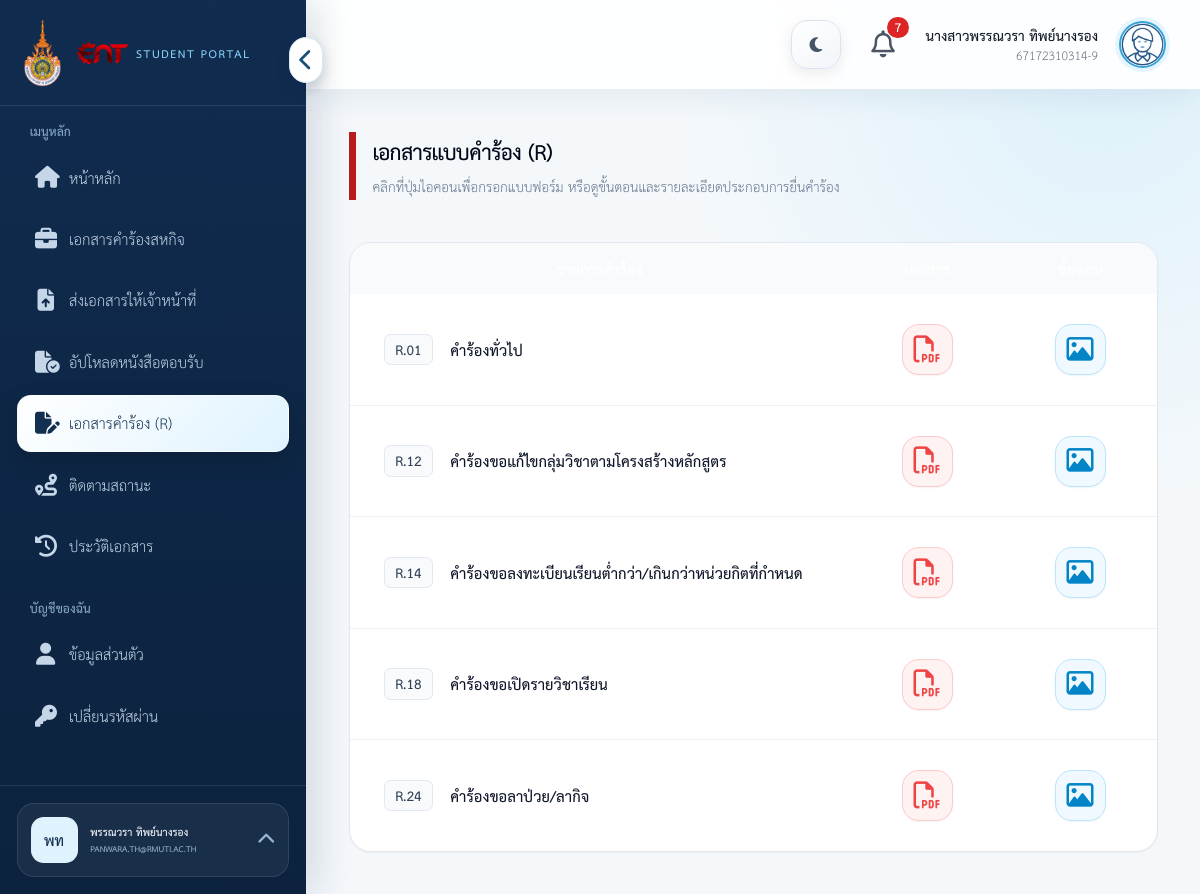
/student/documents.php (signed in), run on the app's committed database.
### tables this page shows
CREATE TABLE `student` (
  `student_id` int(11) NOT NULL AUTO_INCREMENT,
  `user_id` int(11) NOT NULL,
  `student_number` varchar(50) NOT NULL,
  `prefix_id` int(11) DEFAULT NULL,
  `firstname` varchar(100) NOT NULL,
  `lastname` varchar(100) NOT NULL,
  `group_id` int(11) DEFAULT NULL,
  PRIMARY KEY (`student_id`),
  UNIQUE KEY `user_id` (`user_id`),
  UNIQUE KEY `student_number` (`student_number`),
  KEY `fk_student_prefix` (`prefix_id`),
  KEY `fk_student_group` (`group_id`),
  CONSTRAINT `fk_student_group` FOREIGN KEY (`group_id`) REFERENCES `group_class` (`group_id`) ON DELETE SET NULL ON UPDATE CASCADE,
  CONSTRAINT `fk_student_prefix` FOREIGN KEY (`prefix_id`) REFERENCES `prefixes` (`prefix_id`) ON DELETE SET NULL ON UPDATE CASCADE,
  CONSTRAINT `fk_student_user` FOREIGN KEY (`user_id`) REFERENCES `users` (`user_id`) ON DELETE CASCADE ON UPDATE CASCADE
);

CREATE TABLE `users` (
  `user_id` int(11) NOT NULL AUTO_INCREMENT,
  `username` varchar(100) NOT NULL,
  `email` varchar(255) NOT NULL,
  `password` varchar(255) NOT NULL,
  `first_login` tinyint(1) NOT NULL DEFAULT 1,
  `status` enum('active','inactive','suspended') NOT NULL DEFAULT 'active',
  `active_session_token_hash` char(64) DEFAULT NULL,
  `active_session_at` datetime DEFAULT NULL,
  `created_at` timestamp NOT NULL DEFAULT current_timestamp(),
  PRIMARY KEY (`user_id`),
  UNIQUE KEY `username` (`username`),
  UNIQUE KEY `email` (`email`),
  KEY `idx_users_active_session` (`active_session_token_hash`)
);

CREATE TABLE `document_type` (
  `document_type_id` int(11) NOT NULL AUTO_INCREMENT,
  `document_code` varchar(50) NOT NULL,
  `document_name` varchar(255) NOT NULL,
  `form_file` varchar(100) DEFAULT NULL,
  `description` text DEFAULT NULL,
  `status` enum('active','inactive') NOT NULL DEFAULT 'active',
  PRIMARY KEY (`document_type_id`),
  UNIQUE KEY `document_code` (`document_code`)
);

### helpers/notification_helper.php (called while the page is built, shortened)
<?php
function unreadNotificationCount(PDO $pdo, int $userId): int
{
    try {
        $stmt = $pdo->prepare('SELECT COUNT(*) FROM notifications WHERE recipient_user_id=? AND is_read=0');
        $stmt->execute([$userId]);
        return (int)$stmt->fetchColumn();
    } catch (Throwable $e) {
        return 0;
    }
}

### student/documents.php (the view, shortened to what this page needs)
<?php
require_once "../config/database.php";
$stmt = $pdo->query("
    SELECT
        document_type_id,
        document_code,
        document_name,
        description
    FROM document_type
    WHERE status = 'active'
      AND document_code LIKE 'R%'
      AND document_name NOT IN (
          'หนังสือส่งตัวนักศึกษาฝึกงาน',
          'คำร้องขอความอนุเคราะห์สถานที่ฝึกงาน'
      )
    ORDER BY document_code
");
$documents = $stmt->fetchAll(PDO::FETCH_ASSOC);
?>
<!DOCTYPE html>
<html lang="th">
<head>
    <script src="https://cdn.tailwindcss.com"></script>
    <link rel="stylesheet" href="https://cdnjs.cloudflare.com/ajax/libs/font-awesome/6.7.2/css/all.min.css">
</head>
<body class="bg-slate-50 text-slate-900">
    <?php include "sidebar.php"; ?>
        <div class="min-h-screen min-w-0 lg:ml-72">
            <?php include "navbar.php"; ?>
            <main class="p-5 sm:p-8 lg:p-10">
                <section class="mx-auto max-w-6xl">
                    <div class="border-l-[7px] border-red-700 pl-4">
                        <h4 class="text-2xl font-extrabold tracking-tight text-slate-950 sm:text-3xl">
                            เอกสารแบบคำร้อง (R)
                        </h4>
                        <p class="mt-1 text-sm text-slate-500 sm:text-base">
                            คลิกที่ปุ่มไอคอนเพื่อกรอกแบบฟอร์ม หรือดูขั้นตอนและรายละเอียดประกอบการยื่นคำร้อง
                        </p>
                    </div>
                    <div class="mt-7 overflow-hidden rounded-[22px] border border-slate-200 bg-white shadow-sm sm:mt-10">
                        <div class="hidden overflow-x-auto lg:block">
                            <table class="w-full min-w-[650px] border-collapse">
                                <thead class="bg-slate-950 text-white">
                                    <tr>
                                        <th scope="col" class="px-8 py-3 text-left text-base font-bold">รายการคำร้อง</th>
                                        <th scope="col" class="w-36 px-4 py-3 text-center text-base font-bold">เอกสาร</th>
                                        <th scope="col" class="w-36 px-4 py-3 text-center text-base font-bold">ขั้นตอน</th>
                                    </tr>
                                </thead>
                                <tbody class="divide-y divide-slate-100">
                                    <?php foreach ($documents as $doc): ?>
                                        <?php
                                        $documentCode = htmlspecialchars($doc['document_code']);
                                        $documentName = htmlspecialchars($doc['document_name']);
                                        $description = trim((string) ($doc['description'] ?? ''));
                                        ?>
                                        <tr class="transition-colors hover:bg-slate-50">
                                            <td class="px-8 py-7">
                                                <div class="flex items-center gap-4">
                                                    <span class="rounded-md border border-slate-200 bg-slate-50 px-2.5 py-1 text-sm font-extrabold text-slate-700">
                                                        <?= $documentCode ?>
                                                    </span>
                                                    <span class="text-base font-bold text-slate-900"><?= $documentName ?></span>
                                                </div>
                                            </td>
                                            <td class="px-4 py-7 text-center">
                                                <a
                                                    href="document_create.php?type=<?= (int) $doc['document_type_id'] ?>"
                                                    class="inline-flex h-12 w-12 items-center justify-center rounded-2xl border border-red-200 bg-red-50 text-red-500 shadow-sm transition hover:-translate-y-0.5 hover:bg-red-100 hover:shadow"
                                                    aria-label="กรอกเอกสาร <?= $documentCode ?>"
                                                    title="กรอกเอกสาร"
                                                >
                                                    <i class="fa-regular fa-file-pdf text-xl"></i>
                                                </a>
                                            </td>
                                            <td class="px-4 py-7 text-center">
                                                <button
                                                    type="button"
                                                    class="guide-button inline-flex h-12 w-12 items-center justify-center rounded-2xl border border-sky-200 bg-sky-50 text-sky-600 shadow-sm transition hover:-translate-y-0.5 hover:bg-sky-100 hover:shadow"
                                                    data-document-name="<?= $documentName ?>"
                                                    data-description="<?= htmlspecialchars($description) ?>"
                                                    aria-label="ดูขั้นตอนของ <?= $documentCode ?>"
                                                    title="ดูขั้นตอน"
                                                >
                                                    <i class="fa-regular fa-image text-xl"></i>
                                                </button>
                                            </td>
                                        </tr>
                                    <?php endforeach; ?>
                                </tbody>
                            </table>
                        </div>
                    </div>
                </section>
            </main>
    </div>
</body>
</html>

### student/sidebar.php (shortened to what this page needs)
<?php
require_once __DIR__ . '/../helpers/theme_helper.php';
$studentCurrentPage = basename($_SERVER['PHP_SELF']);
$studentMenuClass = static function (array $pages) use ($studentCurrentPage): string {
    return in_array($studentCurrentPage, $pages, true)
        ? 'bg-red-600 text-white shadow-sm'
        : 'text-gray-600 hover:bg-red-50 hover:text-red-700';
};
$studentSidebarUser = is_array($user ?? null) ? $user : [];
if ((!isset($studentSidebarUser['student_number']) || !isset($studentSidebarUser['email'])) && isset($pdo, $_SESSION['user_id'])) {
    $studentSidebarStatement = $pdo->prepare('SELECT s.firstname,s.lastname,s.student_number,u.email FROM student s INNER JOIN users u ON u.user_id=s.user_id WHERE s.user_id=? LIMIT 1');
    $studentSidebarStatement->execute([$_SESSION['user_id']]);
    $studentSidebarUser = $studentSidebarStatement->fetch(PDO::FETCH_ASSOC) ?: $studentSidebarUser;
}
$studentSidebarName = trim((string) ($studentSidebarUser['firstname'] ?? '') . ' ' . (string) ($studentSidebarUser['lastname'] ?? ''));
$studentSidebarEmail = (string) ($studentSidebarUser['email'] ?? '');
$studentSidebarInitials = function_exists('mb_substr')
    ? mb_substr((string) ($studentSidebarUser['firstname'] ?? 'นศ'), 0, 1, 'UTF-8') . mb_substr((string) ($studentSidebarUser['lastname'] ?? ''), 0, 1, 'UTF-8')
    : 'นศ';
?>
<link rel="stylesheet" href="/Project/assets/css/student.css?v=20261108-5">
<link rel="stylesheet" href="/Project/assets/css/responsive.css?v=20261107-1">
<link rel="stylesheet" href="/Project/assets/css/app-ui.css?v=20260918-1">
<aside id="student-sidebar" class="fixed inset-y-0 left-0 z-40 flex w-72 -translate-x-full flex-col border-r border-gray-200 bg-white transition-transform duration-200 lg:translate-x-0">
    <div class="student-sidebar-brand relative flex h-20 items-center gap-1 border-b px-4">
        <img src="../assets/images/rmuti-university-seal.png" alt="ตรามหาวิทยาลัยเทคโนโลยีราชมงคลอีสาน" class="student-university-seal h-16 w-12 shrink-0 object-contain">
        <img src="../assets/images/logo-transparent.png" alt="คณะวิศวกรรมศาสตร์และเทคโนโลยี" class="student-faculty-logo h-10 w-14 shrink-0 object-contain">
        <div class="student-sidebar-label min-w-0"><p class="student-portal-badge">STUDENT PORTAL</p></div>
        <button id="student-sidebar-collapse" type="button" class="student-sidebar-collapse hidden h-8 w-8 items-center justify-center rounded-full lg:inline-flex" title="ย่อแถบเมนู" aria-label="ย่อแถบเมนู" aria-expanded="true"><i class="fa-solid fa-chevron-left"></i></button>
    </div>
    <nav class="flex-1 overflow-y-auto p-4" aria-label="เมนูนักศึกษา">
        <p class="mb-2 px-3 text-xs font-semibold uppercase text-gray-400">เมนูหลัก</p>
        <a href="dashboard.php" title="หน้าหลัก" class="<?= $studentMenuClass(['dashboard.php']) ?> mb-1 flex items-center gap-3 rounded-lg px-4 py-3 transition"><i class="fa-solid fa-house w-5 text-center"></i><span>หน้าหลัก</span></a>
        <a href="internship.php" title="เอกสารคำร้องสหกิจ" class="<?= $studentMenuClass(['internship.php','internship_form.php','save_internship.php']) ?> mb-1 flex items-center gap-3 rounded-lg px-4 py-3 transition"><i class="fa-solid fa-briefcase w-5 text-center"></i><span>เอกสารคำร้องสหกิจ</span></a>
        <a href="internship_submissions.php" title="ส่งเอกสารให้เจ้าหน้าที่" class="<?= $studentMenuClass(['internship_submissions.php']) ?> mb-1 flex items-center gap-3 rounded-lg px-4 py-3 transition"><i class="fa-solid fa-file-arrow-up w-5 text-center"></i><span>ส่งเอกสารให้เจ้าหน้าที่</span></a>
        <a href="response_letter.php" title="อัปโหลดหนังสือตอบรับ" class="<?= $studentMenuClass(['response_letter.php','upload_response_letter.php']) ?> mb-1 flex items-center gap-3 rounded-lg px-4 py-3 transition"><i class="fa-solid fa-file-circle-check w-5 text-center"></i><span>อัปโหลดหนังสือตอบรับ</span></a>
        <a href="documents.php" title="เอกสารคำร้อง (R)" class="<?= $studentMenuClass(['documents.php','document_create.php','document_form.php']) ?> mb-1 flex items-center gap-3 rounded-lg px-4 py-3 transition"><i class="fa-solid fa-file-pen w-5 text-center"></i><span>เอกสารคำร้อง (R)</span></a>
        <a href="tracking.php" title="ติดตามสถานะ" class="<?= $studentMenuClass(['tracking.php','document_status.php']) ?> mb-1 flex items-center gap-3 rounded-lg px-4 py-3 transition"><i class="fa-solid fa-route w-5 text-center"></i><span>ติดตามสถานะ</span></a>
        <a href="history.php" title="ประวัติเอกสาร" class="<?= $studentMenuClass(['history.php']) ?> mb-1 flex items-center gap-3 rounded-lg px-4 py-3 transition"><i class="fa-solid fa-clock-rotate-left w-5 text-center"></i><span>ประวัติเอกสาร</span></a>
        <p class="mb-2 mt-6 px-3 text-xs font-semibold uppercase text-gray-400">บัญชีของฉัน</p>
        <a href="profile.php" title="ข้อมูลส่วนตัว" class="<?= $studentMenuClass(['profile.php']) ?> mb-1 flex items-center gap-3 rounded-lg px-4 py-3 transition"><i class="fa-solid fa-user w-5 text-center"></i><span>ข้อมูลส่วนตัว</span></a>
        <a href="../auth/change_password.php" title="เปลี่ยนรหัสผ่าน" class="flex items-center gap-3 rounded-lg px-4 py-3 text-gray-600 transition hover:bg-red-50 hover:text-red-700"><i class="fa-solid fa-key w-5 text-center"></i><span>เปลี่ยนรหัสผ่าน</span></a>
    </nav>
    <div class="student-sidebar-footer border-t p-4">
        <div class="student-account relative">
            <button id="student-account-toggle" type="button" class="student-account-toggle flex w-full items-center gap-3 rounded-2xl px-3 py-3 text-left" aria-expanded="false" aria-controls="student-account-menu">
                <span class="student-account-avatar inline-flex h-11 w-11 shrink-0 items-center justify-center rounded-xl font-extrabold"><?= htmlspecialchars($studentSidebarInitials) ?></span>
                <span class="student-account-summary min-w-0 flex-1"><strong class="student-account-name block truncate"><?= htmlspecialchars($studentSidebarName ?: 'นักศึกษา') ?></strong><span class="student-account-email block truncate"><?= htmlspecialchars($studentSidebarEmail ?: ($studentSidebarUser['student_number'] ?? '-')) ?></span></span>
                <i class="student-account-chevron fa-solid fa-chevron-up text-xs" aria-hidden="true"></i>
            </button>
        </div>
    </div>
</aside>

### student/navbar.php (shortened to what this page needs)
<?php
$navStudent=$student ?? [];
if ((!array_key_exists('student_prefix', $navStudent) || empty($navStudent['student_id'])) && isset($_SESSION['user_id'])) {
    $navStmt=$pdo->prepare('SELECT s.student_id,s.student_number,s.firstname,s.lastname,
        COALESCE(p.prefix_short,p.prefix_name,"") AS student_prefix
        FROM student s LEFT JOIN prefixes p ON p.prefix_id=s.prefix_id
        WHERE s.user_id=? LIMIT 1');
    $navStmt->execute([$_SESSION['user_id']]);
    $navStudent=$navStmt->fetch(PDO::FETCH_ASSOC) ?: [];
}
require_once __DIR__.'/../helpers/notification_helper.php';
$unread_notification_count=unreadNotificationCount($pdo,(int)($_SESSION['user_id']??0));
?>
<header class="student-navbar sticky top-0 z-20 flex h-20 items-center justify-between border-b border-gray-200 bg-white px-4 shadow-sm sm:px-6 lg:px-8">
    <div class="flex items-center gap-3 sm:gap-5">
        <?php require_once __DIR__.'/../helpers/theme_helper.php'; renderThemeToggle(); ?>
        <div class="relative" data-notification-menu>
            <button type="button" data-notification-toggle aria-expanded="false" aria-controls="student-notification-popover" class="relative inline-flex h-10 w-10 items-center justify-center rounded-lg text-gray-600 transition hover:bg-red-50 hover:text-red-700" title="การแจ้งเตือน"><i class="fa-regular fa-bell text-xl"></i><?php if ($unread_notification_count > 0): ?><span class="absolute -right-1 -top-1 min-w-5 rounded-full bg-red-600 px-1 text-center text-xs font-bold leading-5 text-white"><?= (int)$unread_notification_count ?></span><?php endif; ?></button>
        </div>
        <div class="hidden text-right sm:block"><p class="text-sm font-bold text-gray-900"><?= htmlspecialchars(trim(($navStudent['student_prefix'] ?? '').($navStudent['firstname'] ?? '').' '.($navStudent['lastname'] ?? ''))) ?: '-' ?></p><p class="text-xs text-gray-500"><?= htmlspecialchars($navStudent['student_number'] ?? '-') ?></p></div>
        <a href="profile.php"><img src="../assets/images/welcome.png" alt="โปรไฟล์" class="student-profile-image h-11 w-11 rounded-full border-2 border-red-500 object-cover"></a>
    </div>
</header>
<link rel="stylesheet" href="/Project/assets/css/status-badges.css?v=20260815-2">

### data on the page
student: studentSidebarInitials "พท", firstname+lastname "พรรณวรา ทิพย์นางรอง", user.email "PANWARA.TH@RMUTI.AC.TH", student_number "67172310314-9"
document_type: document_code "R.01", document_name "คำร้องทั่วไป"
document_type: document_code "R.12", document_name "คำร้องขอแก้ไขกลุ่มวิชาตามโครงสร้างหลักสูตร"
document_type: document_code "R.14", document_name "คำร้องขอลงทะเบียนเรียนต่ำกว่า/เกินกว่าหน่วยกิตที่กำหนด"
document_type: document_code "R.18", document_name "คำร้องขอเปิดรายวิชาเรียน"
document_type: document_code "R.24", document_name "คำร้องขอลาป่วย/ลากิจ"

### other printed values
$unread_notification_count "7"
